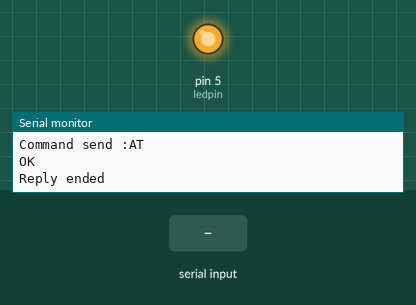
Recording of a sketch running on a simulated Arduino Uno, built with avr-gcc and run on an emulated ATmega328P. On the bench: output pins drawn as LEDs (lit = HIGH), the last lines printed to the serial monitor. Inputs (shaded band) come from the test bench. The modem accepts every AT command (registered, SIM ready, sends succeed) and sends nothing else.

Above: at 1.3 s.
1.4 s: "F" received over Serial
2.9 s: "F" received over the second serial link
At 3.3 s:
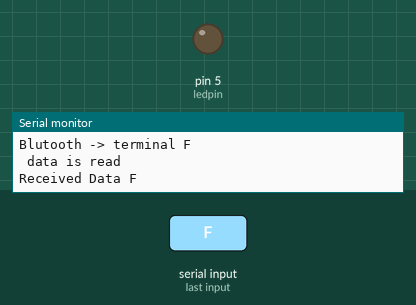
4.4 s: "1" received over the second serial link
At 5.6 s:
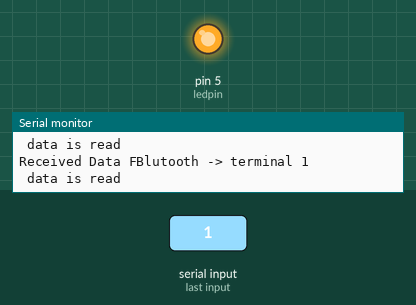
5.9 s: "0" received over the second serial link
At 6.8 s:
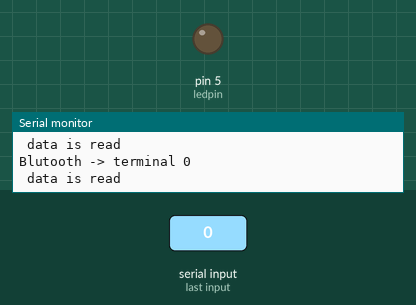
7.4 s: "2" received over the second serial link
At 7.9 s:
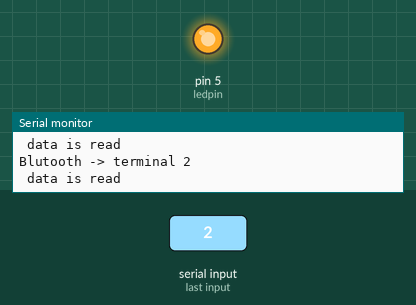
Timing chart, 0 to 9.9 s (numbered marks = the images above; inputs shaded):
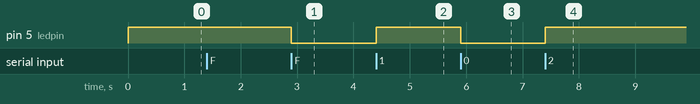

Measured:
- after the input at 2.9 s, pin 5 (ledpin): HIGH → LOW at once
- after the input at 4.4 s, pin 5 (ledpin): LOW → HIGH at once
- after the input at 5.9 s, pin 5 (ledpin): HIGH → LOW at once
- after the input at 7.4 s, pin 5 (ledpin): LOW → HIGH at once

The sketch:

bluetooth_communication.ino
```cpp
#include <Arduino.h>
#include <SoftwareSerial.h>

#define ledpin 5
#define txPin 11
#define rxPin 10

int state = 1;

SoftwareSerial mySerial(rxPin, txPin);

void toggle();
void sendCommand();

void setup() {
  pinMode(rxPin, INPUT);
  pinMode(txPin, OUTPUT);
  pinMode(ledpin, OUTPUT);
  Serial.begin(9600);
  Serial.println("begun");
  mySerial.begin(9600);
  digitalWrite(ledpin, state);

  sendCommand("AT");
}

void loop() {
  // Feed all data from termial to bluetooth
  if (Serial.available()) {
      Serial.println("serial is working");
      mySerial.println(Serial.read());
      toggle();
    }

  // Feed any data from bluetooth to Terminal.
  if (mySerial.available()) {
    char data = mySerial.read();
    Serial.print("Blutooth -> terminal ");
    Serial.println(data);
    toggle();
    if (data > 0) {
      Serial.println(" data is read");
    }
    if (data == 'F') {
      Serial.print("Received Data F");
    }
  }
}

void sendCommand(const char * command) {
    Serial.print("Command send :");
    Serial.println(command);
    mySerial.println(command);

    delay(100);
    char reply[100];
    int i = 0;
    while(mySerial.available()) {
        reply[i] = mySerial.read();
        i += 1;
    }

    reply[i] = '\0';
    Serial.println(reply);
    Serial.println("Reply ended");
}

void toggle() {
  // set the LED pin using the pinState variable:
  digitalWrite(ledpin, state);
  // if pinState = 0, set it to 1, and vice versa:
  state = !state;
}
```
